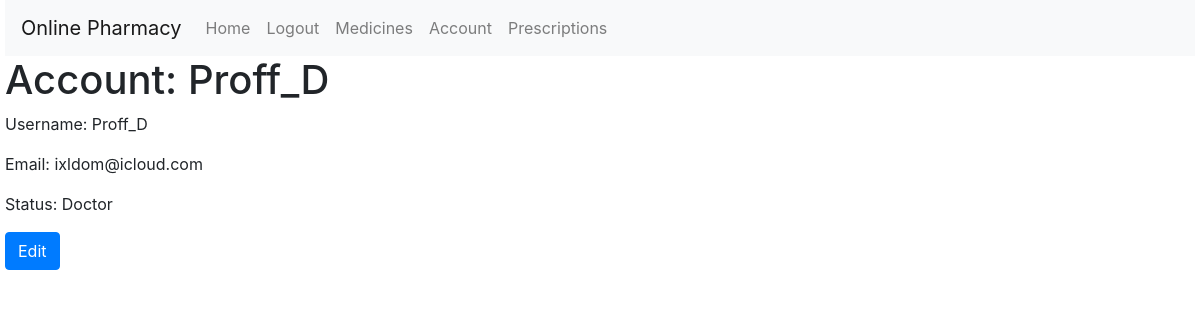
/account (signed in), run on the app's committed database.
### tables this page shows
CREATE TABLE "users" (
    "user_id" INTEGER PRIMARY KEY AUTOINCREMENT,
    "email" TEXT NOT NULL UNIQUE,
    "is_active" INTEGER NOT NULL DEFAULT 1,
    "password_hash" TEXT NOT NULL,
    "username" TEXT NOT NULL UNIQUE,
    "role_id" INTEGER DEFAULT 1,
    "firstname" TEXT NOT NULL,
    "lastname" TEXT NOT NULL,
    FOREIGN KEY (role_id) REFERENCES roles(role_id)
);

CREATE TABLE "roles" (
    "role_id" INTEGER PRIMARY KEY AUTOINCREMENT,
    "name" TEXT NOT NULL
);

### app.py (the view, shortened to what this page needs)
@app.route('/account', methods=['POST', 'GET'])
def account():
    if request.method == 'GET':
        user_id = session.get('user_id')
        if not user_id:
            return redirect('/login')
        account_info = db.execute('SELECT * FROM users WHERE user_id = ?', user_id)
        if not account_info:
            return render_template('error.html', message='Account could not be found')
        account_info = account_info[0]
        role_id = extract_data_single(db.execute('SELECT role_id FROM users WHERE user_id = ?', user_id), 'role_id')
        role = extract_data_single(db.execute('SELECT name FROM roles WHERE role_id = ?', role_id), 'name').capitalize()
        if request.args.get('action') == 'edit':
            return render_template('account.html', account_info=account_info, action='edit', role=role)
        return render_template('account.html', account_info=account_info, action='view', role=role)

### app.py (called while the page is built)
def extract_data_single(query_result, key):
    if query_result:
        dictionary = query_result[0]
        return dictionary[key]
    return None

### templates/account.html (shortened to what this page needs)
{% extends 'layout.html' %}
{% block body %}
    <h1>Account: {{ account_info['username'] }}</h1>
    {% if action == 'view' %}
        <p>Username: {{ account_info['username'] }}</p>
        <p>Email: {{ account_info['email'] }}</p>
        <p>Status: {{ role }}</p>
        <form action="/account" method="get">
            <button type="submit" class="btn btn-primary">Edit</button>
        </form>
    {% endif %}
{% endblock %}

### static/styles.css (style rules this page uses)
body { padding: 0 5px; }

### data on the page
users: username "Proff_D", email "ixldom@icloud.com"
roles: name "Doctor"
